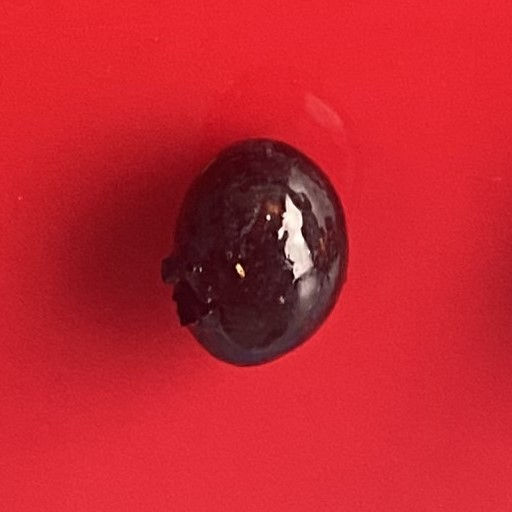
#> input picture img/test_set/overripe/OR_01.02.jpg, 512 x 512 px, given in place of all_red.jpg, which was not available
$ jupyter execute --allow-errors reds.ipynb
#> lines starting #> are read from the running program, lines starting #| are printed output that depends on the picture; long printed decimals are rounded; pictures that were not available may be replaced by others from this repository, and a replacement may not be noted
[cell 1]
import cv2 as cv
import numpy as np
from matplotlib import colors
import matplotlib.pyplot as plt

img_path = 'all_red.jpg'
red = cv.imread('../img/'+img_path)
#> red is the input picture: shape (512, 512, 3); mean B, G, R 47.3, 36.7, 196.3
test = cv.imread('/home/aj/robosys24/BlueberryJam/img/small_red.jpg')
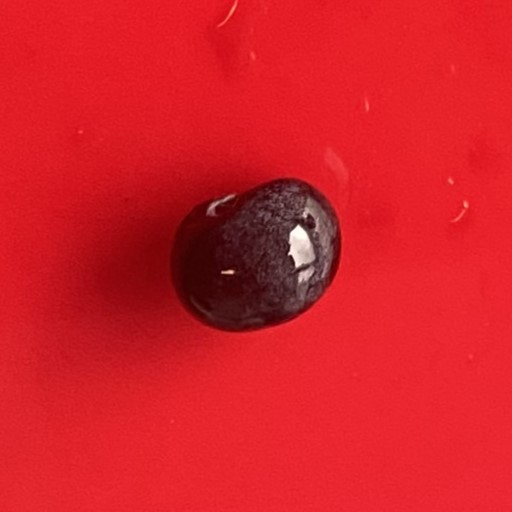
#> input picture img/test_set/overripe/OR_01.03.jpg, 512 x 512 px, given in place of small_red.jpg, which was not available
#> test is the input picture: shape (512, 512, 3); mean B, G, R 39.8, 31.2, 212
red_hsv = cv.cvtColor(red, cv.COLOR_BGR2LAB)
#> red_hsv: shape (512, 512, 3); mean of channels 0, 1, 2 110.3, 187.9, 163.5
test_hsv = cv.cvtColor(test, cv.COLOR_BGR2LAB)
#> test_hsv: shape (512, 512, 3); mean of channels 0, 1, 2 117.2, 193.5, 171.3

plt.figure()
plt.subplot(1, 2, 1)
plt.title(img_path)
plt.imshow(cv.cvtColor(red, cv.COLOR_BGR2RGB))
plt.subplot(1, 2, 2)
plt.title('belt_red')
plt.imshow(cv.cvtColor(test, cv.COLOR_BGR2RGB))
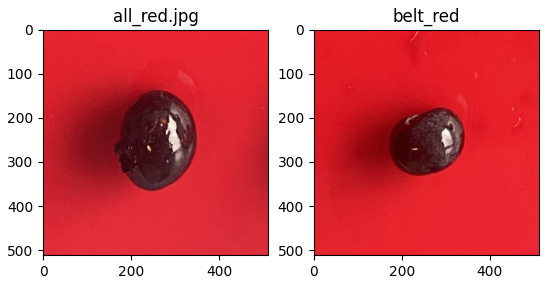
#> figure drawn by matplotlib, 2 panels

[cell 2]
norm = colors.Normalize(vmin=-1.,vmax=1.)

red_colors = red_hsv.reshape((np.shape(red_hsv)[0]*np.shape(red_hsv)[1], 3))
test_colors = test_hsv.reshape((np.shape(test_hsv)[0]*np.shape(test_hsv)[1], 3))
norm.autoscale(red_colors)
norm.autoscale(test_colors)
red_colors = norm(red_colors).tolist()
#> red_colors = 262144 items
test_colors = norm(test_colors).tolist()
#> test_colors = 262144 items
r, e, d = cv.split(red_hsv)
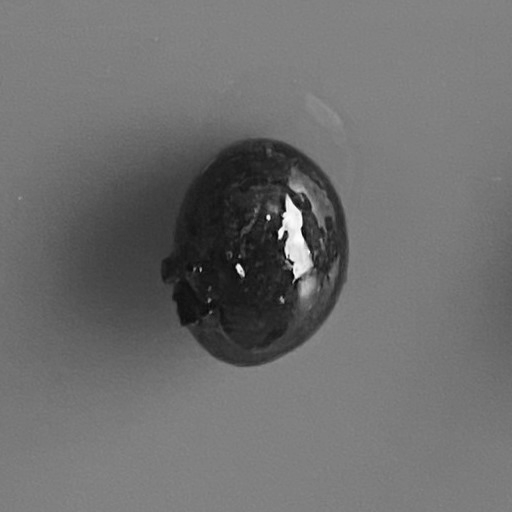
#> r: shape (512, 512); min 5, max 254, mean 110.3
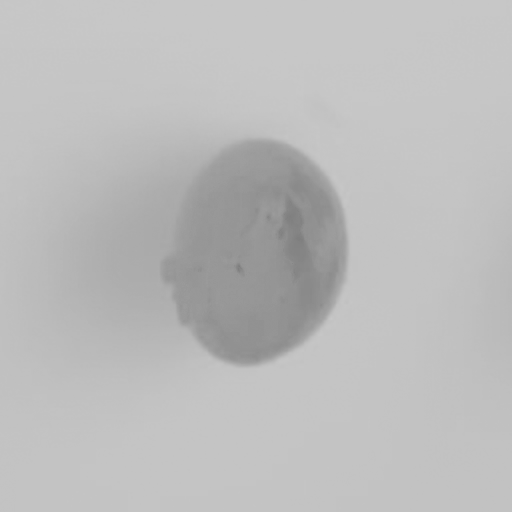
#> e: shape (512, 512); min 125, max 200, mean 187.9
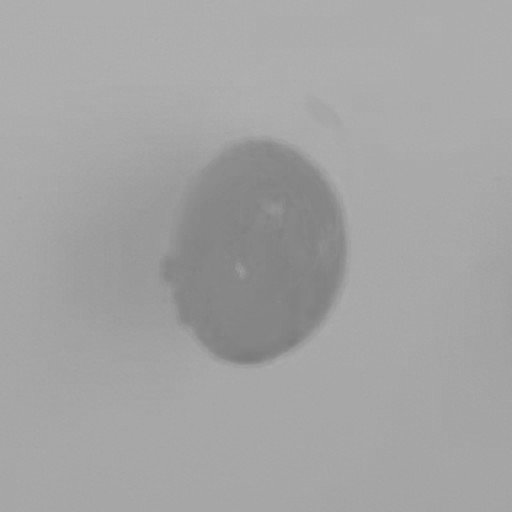
#> d: shape (512, 512); min 124, max 176, mean 163.5
h, s, v = cv.split(test_hsv)
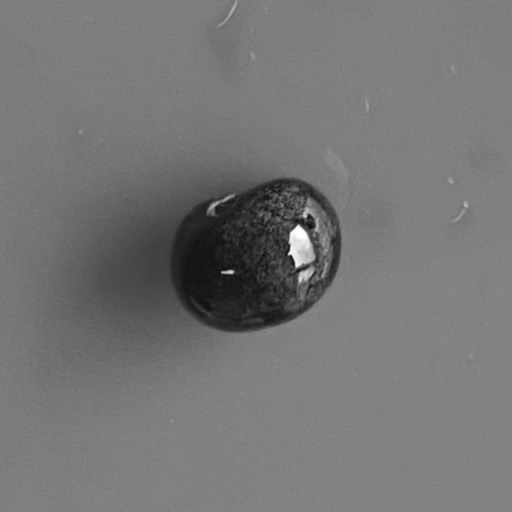
#> h: shape (512, 512); min 11, max 254, mean 117.2
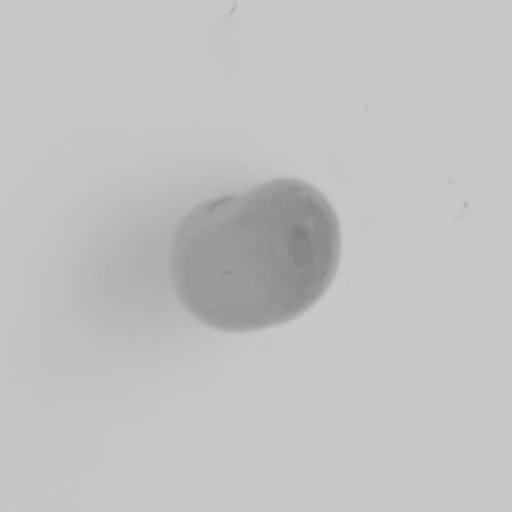
#> s: shape (512, 512); min 125, max 203, mean 193.5
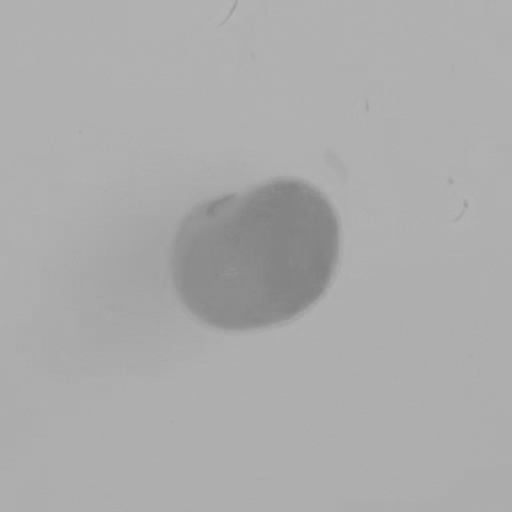
#> v: shape (512, 512); min 128, max 181, mean 171.3
# r = cv.normalize(r,None,0,255,cv.NORM_MINMAX)
# h = cv.normalize(r,None,0,255,cv.NORM_MINMAX)

plt.figure()
plt.subplot(2, 3, 1)
plt.title('all_red')
plt.imshow(r)
plt.subplot(2, 3, 2)
plt.imshow(e)
plt.colorbar()
plt.subplot(2, 3, 3)
plt.imshow(d)
plt.xlabel(img_path)
plt.colorbar()
plt.subplot(2, 3, 4)
plt.title('belt_red')
plt.imshow(h)
plt.subplot(2, 3, 5)
plt.imshow(s)
plt.colorbar()
plt.subplot(2, 3, 6)
plt.imshow(v)
plt.colorbar()
plt.show()
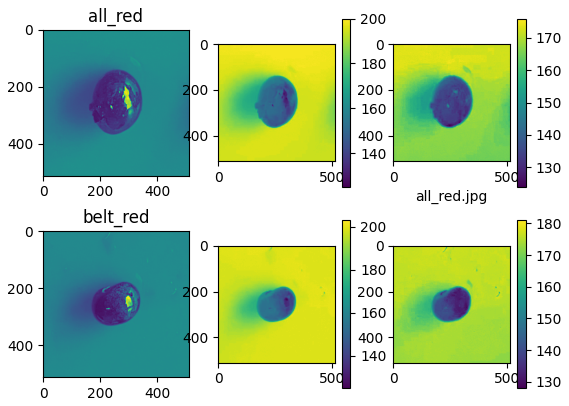
#> figure drawn by matplotlib, 10 panels

histSize = 256
histRange = (0, 255)
Rcounts = np.histogram(r.flatten(), bins=histSize, range=histRange)
Ecounts = np.histogram(e.flatten(), bins=histSize, range=histRange)
Dcounts = np.histogram(d.flatten(), bins=histSize, range=histRange)
Hcounts = np.histogram(h.flatten(), bins=histSize, range=histRange)
Scounts = np.histogram(s.flatten(), bins=histSize, range=histRange)
Vcounts = np.histogram(v.flatten(), bins=histSize, range=histRange)

Rvalues = Rcounts[0].tolist()
#> Rvalues = 256 values, max 20792 at index 128, min 0 at index 0, mean 1024
Evalues = Ecounts[0].tolist()
#> Evalues = 256 values, max 39710 at index 195, min 0 at index 0, mean 1024
Dvalues = Dcounts[0].tolist()
#> Dvalues = 256 values, max 35340 at index 167, min 0 at index 0, mean 1024

Ravg = np.mean(r)
#> Ravg = 110.3
Eavg = np.mean(e)
#> Eavg = 187.9
Davg = np.mean(d)
#> Davg = 163.5

Hvalues = Hcounts[0].tolist()
#> Hvalues = 256 values, max 26360 at index 129, min 0 at index 0, mean 1024
Svalues = Scounts[0].tolist()
#> Svalues = 256 values, max 115709 at index 199, min 0 at index 0, mean 1024
Vvalues = Vcounts[0].tolist()
#> Vvalues = 256 values, max 58700 at index 174, min 0 at index 0, mean 1024

Havg = np.mean(h)
#> Havg = 117.2
Savg = np.mean(s)
#> Savg = 193.5
Vavg = np.mean(v)
#> Vavg = 171.3

print([Ravg,Eavg,Davg])
#| [110.328, 187.947, 163.477]
print([Havg,Savg,Vavg])
#| [117.164, 193.505, 171.329]
Hfrac = Havg/Ravg
#> Hfrac = 1.06
Sfrac = Savg/Eavg
#> Sfrac = 1.03
Vfrac = Vavg/Davg
#> Vfrac = 1.05
print(Hfrac)
#| 1.062
print(Sfrac)
#| 1.030
print(Vfrac)
#| 1.048

[cell 3]
unripe = cv.imread('/home/aj/robosys24/BlueberryJam/img/test_set/unripe/UR_02.jpg')
ripe = cv.imread('/home/aj/robosys24/BlueberryJam/img/test_set/ripe/R_02.jpg')
overripe = cv.imread('/home/aj/robosys24/BlueberryJam/img/test_set/overripe/OR_01.01.jpg')
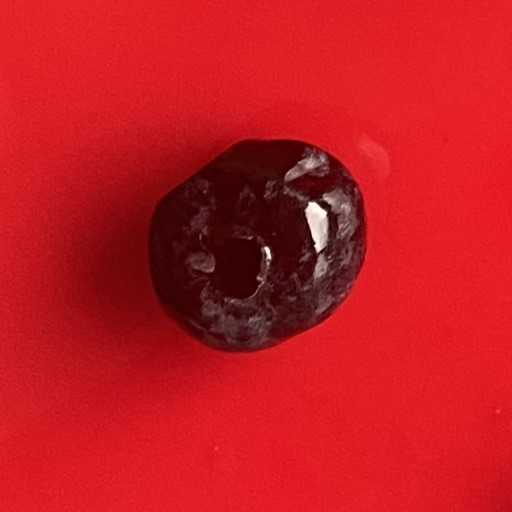
#> input picture img/test_set/overripe/OR_01.01.jpg, 512 x 512 px, found by its file name
#> overripe is the input picture: shape (512, 512, 3); mean B, G, R 33.3, 25.9, 193.6

uhsv = cv.cvtColor(unripe, cv.COLOR_BGR2LAB)
#> (the rest of this cell did not finish here and is left out)
